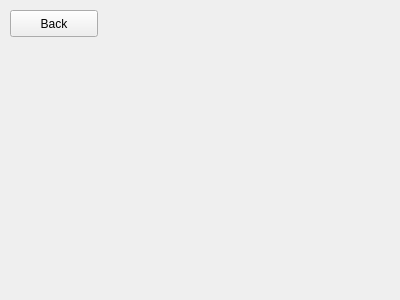
<?xml version="1.0" encoding="UTF-8"?>
<ui version="4.0">
 <class>StudentForm</class>
 <widget class="QWidget" name="StudentForm">
  <property name="geometry">
   <rect>
    <x>0</x>
    <y>0</y>
    <width>400</width>
    <height>300</height>
   </rect>
  </property>
  <property name="windowTitle">
   <string>Student User Test Cases</string>
  </property>
  <widget class="QPushButton" name="backButton">
   <property name="geometry">
    <rect>
     <x>10</x>
     <y>10</y>
     <width>88</width>
     <height>27</height>
    </rect>
   </property>
   <property name="text">
    <string>Back</string>
   </property>
  </widget>
 </widget>
 <resources/>
 <connections/>
</ui>
